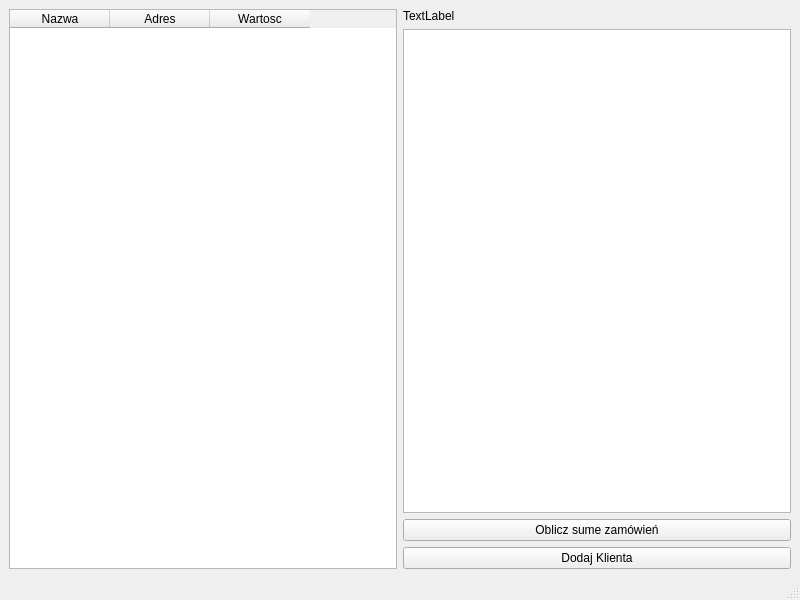
<?xml version="1.0" encoding="UTF-8"?>
<ui version="4.0">
 <class>MainWindow</class>
 <widget class="QMainWindow" name="MainWindow">
  <property name="geometry">
   <rect>
    <x>0</x>
    <y>0</y>
    <width>800</width>
    <height>600</height>
   </rect>
  </property>
  <property name="windowTitle">
   <string>MainWindow</string>
  </property>
  <widget class="QWidget" name="centralwidget">
   <layout class="QHBoxLayout" name="horizontalLayout_2">
    <item>
     <layout class="QHBoxLayout" name="horizontalLayout">
      <item>
       <widget class="QTableWidget" name="tableWidget">
        <column>
         <property name="text">
          <string>Nazwa</string>
         </property>
        </column>
        <column>
         <property name="text">
          <string>Adres</string>
         </property>
        </column>
        <column>
         <property name="text">
          <string>Wartosc</string>
         </property>
        </column>
       </widget>
      </item>
      <item>
       <layout class="QVBoxLayout" name="verticalLayout">
        <item>
         <widget class="QLabel" name="label">
          <property name="text">
           <string>TextLabel</string>
          </property>
         </widget>
        </item>
        <item>
         <widget class="QTextEdit" name="textSuma"/>
        </item>
        <item>
         <widget class="QPushButton" name="Suma">
          <property name="text">
           <string>Oblicz sume zamówień</string>
          </property>
         </widget>
        </item>
        <item>
         <widget class="QPushButton" name="Dodaj">
          <property name="text">
           <string>Dodaj Klienta</string>
          </property>
         </widget>
        </item>
       </layout>
      </item>
     </layout>
    </item>
   </layout>
  </widget>
  <widget class="QMenuBar" name="menubar">
   <property name="geometry">
    <rect>
     <x>0</x>
     <y>0</y>
     <width>800</width>
     <height>21</height>
    </rect>
   </property>
  </widget>
  <widget class="QStatusBar" name="statusbar"/>
 </widget>
 <resources/>
 <connections/>
</ui>
